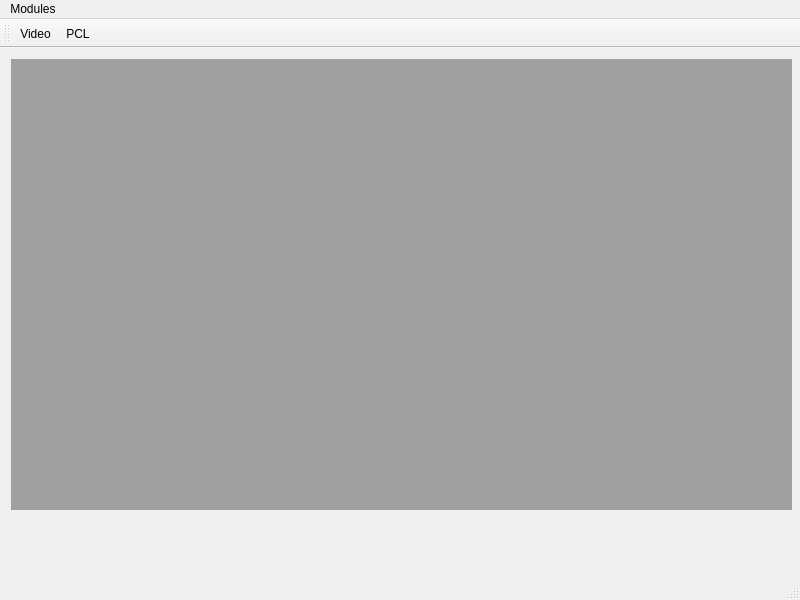
<?xml version="1.0" encoding="UTF-8"?>
<ui version="4.0">
 <class>MyMainWindow</class>
 <widget class="QMainWindow" name="MyMainWindow">
  <property name="geometry">
   <rect>
    <x>0</x>
    <y>0</y>
    <width>800</width>
    <height>600</height>
   </rect>
  </property>
  <property name="windowTitle">
   <string>MainWindow</string>
  </property>
  <widget class="QWidget" name="centralwidget">
   <widget class="QMdiArea" name="mdiArea">
    <property name="geometry">
     <rect>
      <x>11</x>
      <y>11</y>
      <width>781</width>
      <height>451</height>
     </rect>
    </property>
   </widget>
  </widget>
  <widget class="QMenuBar" name="menubar">
   <property name="geometry">
    <rect>
     <x>0</x>
     <y>0</y>
     <width>800</width>
     <height>24</height>
    </rect>
   </property>
   <widget class="QMenu" name="menuModules">
    <property name="title">
     <string>Modules</string>
    </property>
    <addaction name="actionVideo"/>
    <addaction name="actionImage"/>
    <addaction name="actionPCL"/>
   </widget>
   <addaction name="menuModules"/>
  </widget>
  <widget class="QStatusBar" name="statusbar"/>
  <widget class="QToolBar" name="toolBar">
   <property name="windowTitle">
    <string>toolBar</string>
   </property>
   <attribute name="toolBarArea">
    <enum>TopToolBarArea</enum>
   </attribute>
   <attribute name="toolBarBreak">
    <bool>false</bool>
   </attribute>
   <addaction name="actionVideo"/>
   <addaction name="actionPCL"/>
  </widget>
  <action name="actionVideo">
   <property name="text">
    <string>Video</string>
   </property>
  </action>
  <action name="actionImage">
   <property name="text">
    <string>Image</string>
   </property>
  </action>
  <action name="actionPCL">
   <property name="text">
    <string>PCL</string>
   </property>
  </action>
 </widget>
 <resources/>
 <connections/>
</ui>
